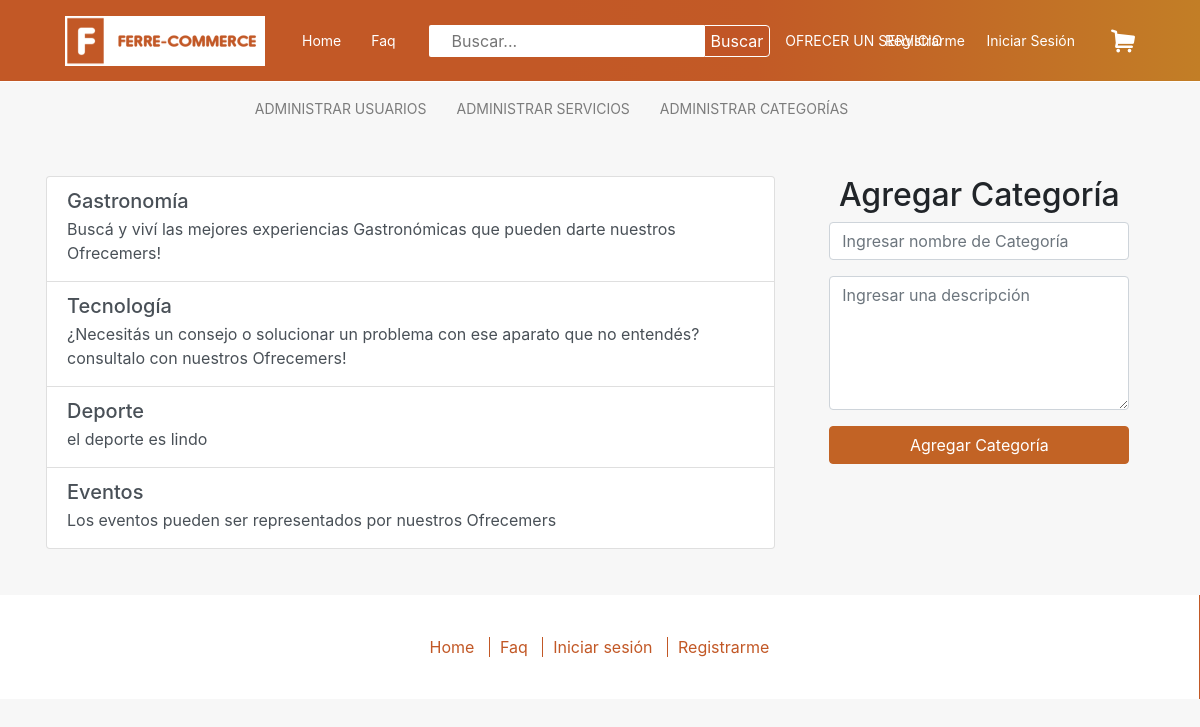
Before: /all-categories.php with the older database file.
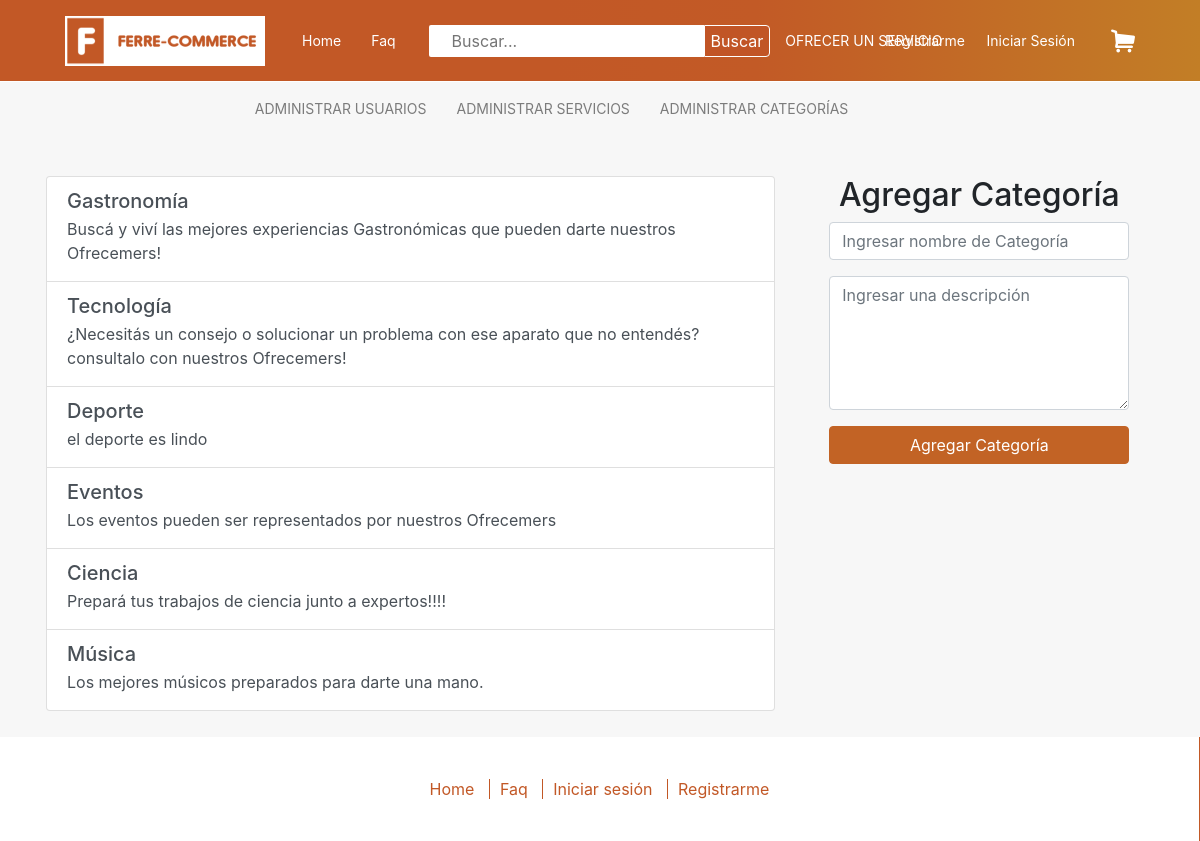
After: the same page with the newer database file.
### tables this page shows
CREATE TABLE `categories` (
  `id` int(11) NOT NULL,
  `name` varchar(50) NOT NULL,
  `description` varchar(200) NOT NULL
);

### all-categories.php (called while the page is built, shortened)
<?php
include 'loader.php';
$categorias = $db->buscarDatos('categories');
require 'views/all-categories-view.php';

### classes/PDOConnector.php (called while the page is built)
<?php
class PDOConnector
{
    public static function make()
    {
        try {
            $pdo = new PDO("mysql:host=localhost;dbname=ecommerce;port=3306;charset=utf8mb4", "root", "12345");
            $pdo->setAttribute(PDO::ATTR_ERRMODE, PDO::ERRMODE_EXCEPTION);
            $pdo->setAttribute(PDO::ATTR_EMULATE_PREPARES, false);
            return $pdo;
        } catch (PDOException $e){
            echo $e->getMessage();
        }
    }
}

### loader.php (called while the page is built, shortened)
<?php
require 'classes/MySQLDB.php';
$db = new MySQLDB();

### classes/MySQLDB.php (called while the page is built, shortened)
<?php
    require 'classes/PDOConnector.php';
    class MySQLDB extends DB
    {
        protected $connection;
        public function __construct()
        {
            $pdo = new PDOConnector();
            $this->connection = $pdo->make();
        }
        public function buscarDatos($datos)
        {
            $stmt = $this->connection->prepare("SELECT * FROM $datos");
            $stmt->execute();
            return $stmt->fetchAll(PDO::FETCH_ASSOC);
        }
    }

### views/all-categories-view.php (the view, shortened to what this page needs)
<!DOCTYPE html>
<html lang="es">
<?php include 'head.php'?>
</head>
<body>
    <?php include_once('navbar.php'); ?>
    <?php include_once('nav-admin.php'); ?>
<div class="container">
    <div class="row">
        <div class="col-sm-8">
            <div class="list-categories">
                <div class="list-group">
                    <?php foreach($categorias as $categoria): ?>
                        <div class="list-group-item list-group-item-action flex-column align-items-start">
                            <div class="d-flex w-100 justify-content-between">
                                <h5 class="mb-1"><?=$categoria['name']; ?></h5>
                            </div>
                            <p class="mb-1"><?=$categoria['description']; ?></p>
                        </div>
                    <?php endforeach ?>
                </div>
            </div>
        </div>
        <div class="col-sm-4">
            <div class="form-categories">
                <form class="form-signin" action="" method="post">
                    <h2>Agregar Categoría</h2>
                    <div class="form-group">
                        <input type="text" class="form-control" id="exampleInputEmail1" aria-describedby="emailHelp" name='name' placeholder="Ingresar nombre de Categoría">
                    </div>
                    <div class="form-group">
                        <textarea class="form-control" rows="5" id="comment" placeholder='Ingresar una descripción' name='description'></textarea>
                    </div>
                    <button type="submit" class="btn btn-primary">Agregar Categoría</button>
                </form>
            </div>
        </div>
    </div>
</div>
    <?php include_once('footer.php'); ?>
</body>
</html>

Changed rows visible on the page:
added categories: name "Ciencia", description "Prepará tus trabajos de ciencia junto a expertos!!!!"
added categories: name "Música", description "Los mejores músicos preparados para darte una mano."
